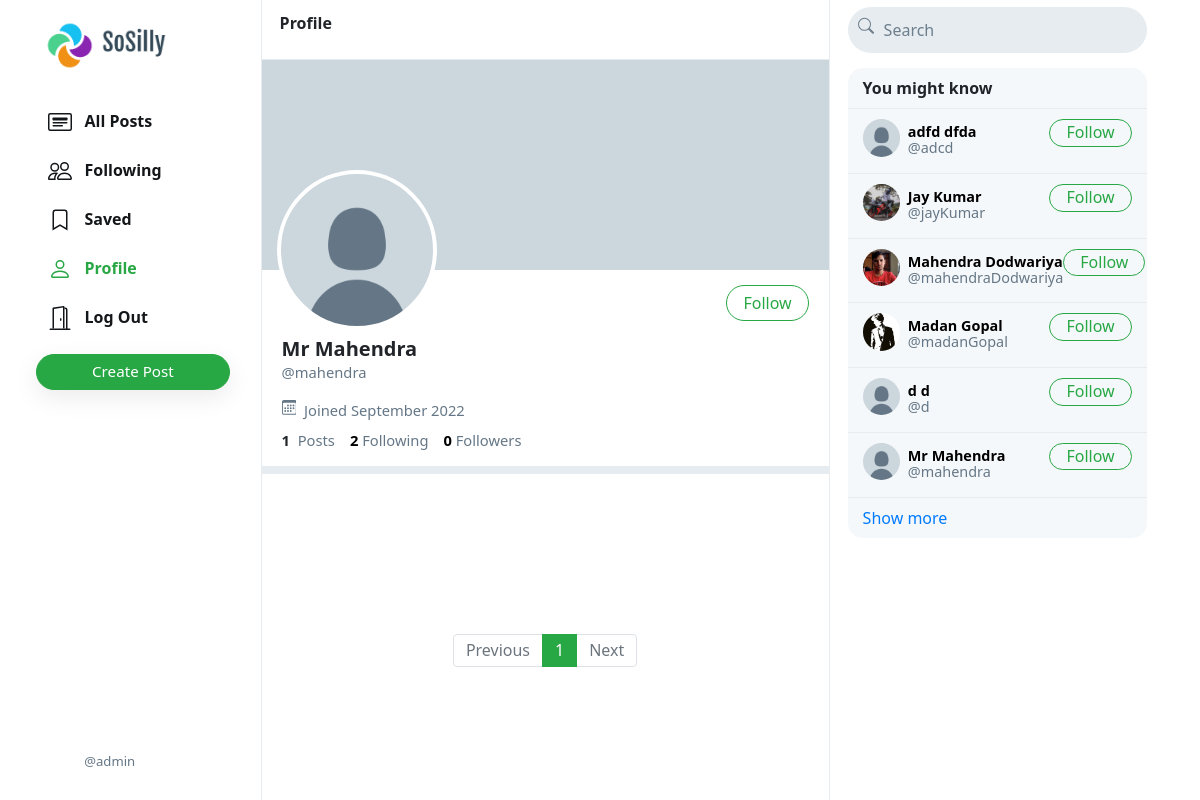
Screenshot of /mahendra (signed in) with the database file from the repository.
### network/models.py (models this page shows, shortened)
class User(AbstractUser):
    profile_pic = models.ImageField(upload_to='profile_pic/')
    bio = models.TextField(max_length=160, blank=True, null=True)
    cover = models.ImageField(upload_to='covers/', blank=True)

### network/views.py (the view)
# urls.py: path("<str:username>", views.profile, name='profile'),
def profile(request, username):
    user = User.objects.get(username=username)
    all_posts = Post.objects.filter(creater=user).order_by('-date_created')
    paginator = Paginator(all_posts, 10)
    page_number = request.GET.get('page')
    if page_number == None:
        page_number = 1
    posts = paginator.get_page(page_number)
    followings = []
    suggestions = []
    follower = False
    if request.user.is_authenticated:
        followings = Follower.objects.filter(followers=request.user).values_list('user', flat=True)
        suggestions = User.objects.exclude(pk__in=followings).exclude(username=request.user.username).order_by("?")[:6]
        if request.user in Follower.objects.get(user=user).followers.all():
            follower = True
    follower_count = Follower.objects.get(user=user).followers.all().count()
    following_count = Follower.objects.filter(followers=user).count()
    return render(request, 'network/profile.html', {
        "username": user,
        "posts": posts,
        "posts_count": all_posts.count(),
        "suggestions": suggestions,
        "page": "profile",
        "is_follower": follower,
        "follower_count": follower_count,
        "following_count": following_count
    })

### network/templates/network/profile.html (shortened to what this page needs)
{% extends 'network/index.html' %}
{% load static %}
{% block profile %}
    <div class="profile-view" data-user="{{username.username}}">
        <div class="cover-image" style="background-image: url(/media/{{username.cover}})"></div>
        <div class="profile-image" style="background-image: url(/media/{{username.profile_pic}})"></div>
        <div class="profile-details">
            <div>
                {% if user.username == username.username %}
                    <button class="btn btn-outline-success float-right" id="edit-profile-btn"><a href="{% url 'editProfile' %}">Edit Profile</a> </button>
                {% elif is_follower %}
                    <button class="btn btn-success float-right" onclick="unfollow_user(this,'{{username.username}}','edit_page')" id="following-btn">Following</button>
                {% else %}
                    <button class="btn btn-outline-success float-right" onclick="follow_user(this,'{{username.username}}','edit_page')" id="follow-btn">Follow</button>
                {% endif %}
            </div>
            <div class="details-data">
                <h5>{{username.first_name}} {{username.last_name}}</h5>
                <div class="grey">@{{username.username}}</div>
                <div class="grey" style="padding: 8px 0px;">
                    &nbsp;Joined {{username.date_joined | date:"F Y"}}
                </div>
                <div>
                    <strong>
                        {{posts_count}}
                    </strong>
                    &nbsp;<span class="grey">Posts</span>
                    <a href="#">
                        <strong id="following__count">{{following_count | default:0}}</strong>&nbsp;<span class="grey">Following</span>
                    </a>
                    <a href="#">
                        <strong id="follower__count">{{follower_count | default:0}}</strong>&nbsp;<span class="grey">Followers</span>
                    </a>
                </div>
            </div>
        </div>
    </div>
    <div class="space"></div>
{% endblock %}

### network/templates/network/layout.html (shortened to what this page needs)
{% load static %}
<!DOCTYPE html>
<html lang="en">
    <head>
        <link rel="stylesheet" href="https://stackpath.bootstrapcdn.com/bootstrap/4.4.1/css/bootstrap.min.css">
        <link href="{% static 'network/styles.css' %}" rel="stylesheet">
    </head>
    <body>
        <div class="body" data-page="{{page}}">
            <div class="sidenav">
                <a href="{% url 'index' %}" class="navbar-brand">
                    <img src="{% static 'network/Images/sosilly_logo.png' %}" height="51px">
                </a>
                <div style="height: 100%;">
                    <div>
                        <div>
                            <ul>
                                <li class="nav-item" id="all_posts">
                                <a href="{% url 'index' %}" class="nav-link">
                                    <div>
                                        &nbsp;&nbsp;All Posts
                                    </div>
                                </a>
                                </li>
                                {% if user.is_authenticated %}
                                    <li class="nav-item" id="following">
                                        <a href="{% url 'following' %}" class="nav-link">
                                            <div>
                                                &nbsp;&nbsp;Following
                                            </div>
                                        </a>
                                    </li>
                                    <li class="nav-item" id="saved">
                                        <a href="{% url 'saved' %}" class="nav-link">
                                            <div>
                                                <svg width="1.5em" height="1.5em" viewBox="0 0 16 16" class="bi bi-bookmark" fill="currentColor" xmlns="http://www.w3.org/2000/svg">
                                                    <path fill-rule="evenodd" d="M8 12l5 3V3a2 2 0 0 0-2-2H5a2 2 0 0 0-2 2v12l5-3zm-4 1.234l4-2.4 4 2.4V3a1 1 0 0 0-1-1H5a1 1 0 0 0-1 1v10.234z"/>
                                                  </svg>
                                                &nbsp;&nbsp;Saved
                                            </div>
                                        </a>
                                    </li>
                                    <li class="nav-item" id="profile">
                                        <a href="{% url 'profile' user.username %}" class="nav-link">
                                            <div>
                                                &nbsp;&nbsp;Profile
                                            </div>
                                        </a>
                                    </li>
                                    <li class="nav-item" id="logout">
                                        <a href="{% url 'logout' %}" class="nav-link">
                                            <div>
                                                &nbsp;&nbsp;Log Out
                                            </div>
                                        </a>
                                    </li>
                                {% endif %}
                            </ul>
                        </div>
                        {% if user.is_authenticated %}
                            <button id="popup-btn" class="btn btn-success new-post-btn" onclick="createpost()">Create Post</button>
                        {% endif %}
                    </div>
                    <div style="position: absolute; bottom: 10px;">
                        {% if user.is_authenticated %}
                            <li class="nav-item sidenav-user">
                                <a href="{% url 'profile' user.username %}" class="nav-link">
                                    <div class="user_account">
                                        <div class="small-profilepic" style="float: left; background-image: url(/media/{{user.profile_pic}})"></div>
                                        <div style="height: 2.7vw; margin: auto;">
                                            <div class="grey" style="margin-top: 4px;">@{{ user.username }}</div>
                                        </div>
                                    </div>
                                </a>
                            </li>
                        {% endif %}
                    </div>
                </div>
            </div>
            {% block body %}
            {% endblock %}
            <div class="right-div">
                <nav class="head">
                    <form action="{% url 'search' %}" method="post" id="search-form">
                        <div class="search-div">
                            <div>
                            </div>
                            <input type="text" name="query" id="search-box" placeholder="Search">
                        </div>
                    </form>
                </nav>
                <div class='right-div-content'>
                    <div class="space" style="background-color: white;"></div>
                    {% if user.is_authenticated %}
                        <div class="suggestion-box">
                            <div class="suggestion-header">
                                You might know
                            </div>
                            {% for suggestion in suggestions %}
                                <div class="suggestion-user">
                                    <div>
                                        <a href="{% url 'profile' suggestion.username %}">
                                            <div class="small-profilepic" style="background-image: url(/media/{{suggestion.profile_pic}})"></div>
                                        </a>
                                    </div>
                                    <div class="user-details">
                                        <a href="{% url 'profile' suggestion.username %}">
                                            <div id="user-name">
                                                <strong>
                                                    {{suggestion.first_name}} {{suggestion.last_name}}
                                                </strong>
                                            </div>
                                            <div class="grey">@{{suggestion.username}}</div>
                                        </a>
                                    </div>
                                    <div>
                                        <button class="btn btn-outline-success" type="button" onclick="follow_user(this,'{{suggestion.username}}','suggestion')">Follow</button>
                                    </div>
                                </div>
                            {% empty %}
                                    <div style="text-align: center; border-bottom: .5px solid #e6ecf0; padding: 10px 15px;">
                                        <span class="grey" style="font-size: .9em;">No suggestions available.</span>
                                    </div>
                            {% endfor %}
                            <div class="suggestion-footer">
                                <a href="#">Show more</a>
                            </div>
                        </div>
                    {% endif %}
                </div>
            </div>
        </div>
    </body>
</html>

### network/static/network/styles.css (style rules this page uses)
.body { display: flex; min-height: 100%; font-family: system-ui, sans-serif; }
.btn { border-radius: 20px; padding: 0.32rem 1rem 0.375rem 1rem; }
.btn, .btn:focus, .btn:active { box-shadow: none !important; -webkit-box-shadow: none !important; }
.grey { color: #657786; }
svg { vertical-align: text-top; }
.sidenav { height: 100%; width: 21.8%; position: fixed; top: 0; left: 0; padding: 15px; list-style: none; border-right: .5px solid #e6ecf0; z-index: 100; padding-left: 3%; background-color: white; }
.sidenav ul { list-style: none; padding-left: 0px; margin-top: 3vh; }
.sidenav li { margin-top: 7px; }
.sidenav .nav-link { color: #14171a; line-height: .7em; font-weight: 700; padding: 0px; }
.sidenav .nav-link > div { padding: 10px 20px 8px 12px; border-radius: 25px; line-height: 0.9em; width: max-content; }
.new-post-btn { padding-left: 55px !important; padding-right: 55px !important; font-size: .95em; font-weight: 530; box-shadow: rgba(0, 0, 0, 0.08) 0px 8px 24px !important; }
.user_account { display: flex; font-size: .82rem; font-weight: normal; padding-top: 3px !important; padding-bottom: 3px !important; padding-left: 3px !important; }
.user_account .small-profilepic { transform: scale(.82); margin-left: auto; margin-top: auto; }
.active a { color: #28a745 !important; }
.head { height: 7.5vh; }
.small-profilepic { width: 3.1vw; height: 3.1vw; border-radius: 9999px; overflow: hidden; margin-right: 8px; background-size: cover; background-repeat: no-repeat; background-position: center; box-sizing: content-box; }
.space { height: 8px; background-color: #e6ecf0; }
.cover-image { height: 210px; background-size: cover; background-position: center; background-repeat: no-repeat; background-color: #ccd6dd; }
.profile-image { width: 160px; height: 160px; position: absolute; left: 15px; top: 110px; border-radius: 99999px; border: 4px solid white; background-size: cover; background-repeat: no-repeat; background-position: center; background-color: white; }
.profile-details { padding: 15px 20px; }
.profile-details button { padding-bottom: 0.3rem; }
.profile-details > .details-data { margin-top: 52px; font-size: .92em; }
.profile-details h5 { font-weight: 800; margin-bottom: 0px; }
.profile-details a { color: black; text-decoration: none; }
.right-div { width: 28%; height: 100vh; position: fixed; right: 2.95%; border-left: .5px solid #e6ecf0; background-color: white; }
.right-div .head { padding: .9vh 1.5vw; }
.right-div .search-div { margin-left: auto; margin-right: auto; display: flex; border-radius: 25px; background-color: #e6ecf0; padding-left: 10px; padding-right: 10px; vertical-align: middle; }
#search-box { height: 5.7vh; border: none; background: none; outline: none; width: 100%; margin-left: 8px; }
#search-box::placeholder { color: #6d7e8c; }
.right-div-content { height: 92.5vh; overflow: auto; padding-left: 1.5vw; padding-right: 1.5vw; }
.suggestion-box, .guest-box { border-radius: 15px; overflow: hidden; background-color: #f5f8fa; }
.suggestion-header { padding: 13px 15px; line-height: .9em; font-weight: 800; border-bottom: .5px solid #e6ecf0; }
.suggestion-user { display: flex; padding: 10px 15px; font-size: .9em; border-bottom: .5px solid #e6ecf0; }
.suggestion-user a { color: black; text-decoration: none; }
.user-details { flex: 1; line-height: 1.1em; padding: 5px 0px 7px 0px; }
.suggestion-user .btn { padding: 0em 1em .09em 1em; }
.suggestion-footer { padding: 13px 15px; line-height: .9em; }
.suggestion-footer a { text-decoration: none; }

### rows the page displays
User: username "admin"
User: profile_pic (placeholder picture), first_name "Mr", last_name "Mahendra", username "mahendra", date_joined "September 2022"
User: profile_pic (placeholder picture), first_name "adfd", last_name "dfda", username "adcd"
User: profile_pic (picture), first_name "Jay", last_name "Kumar", username "jayKumar"
User: profile_pic (picture), first_name "Mahendra", last_name "Dodwariya", username "mahendraDodwariya"
User: profile_pic (picture), first_name "Madan", last_name "Gopal", username "madanGopal"
User: profile_pic (placeholder picture), first_name "d", last_name "d", username "d"

### other values shown
{{ posts_count }} "1"
{{ following_count | default:0 }} "2"
{{ follower_count | default:0 }} "0"
{{ each }} "1"
